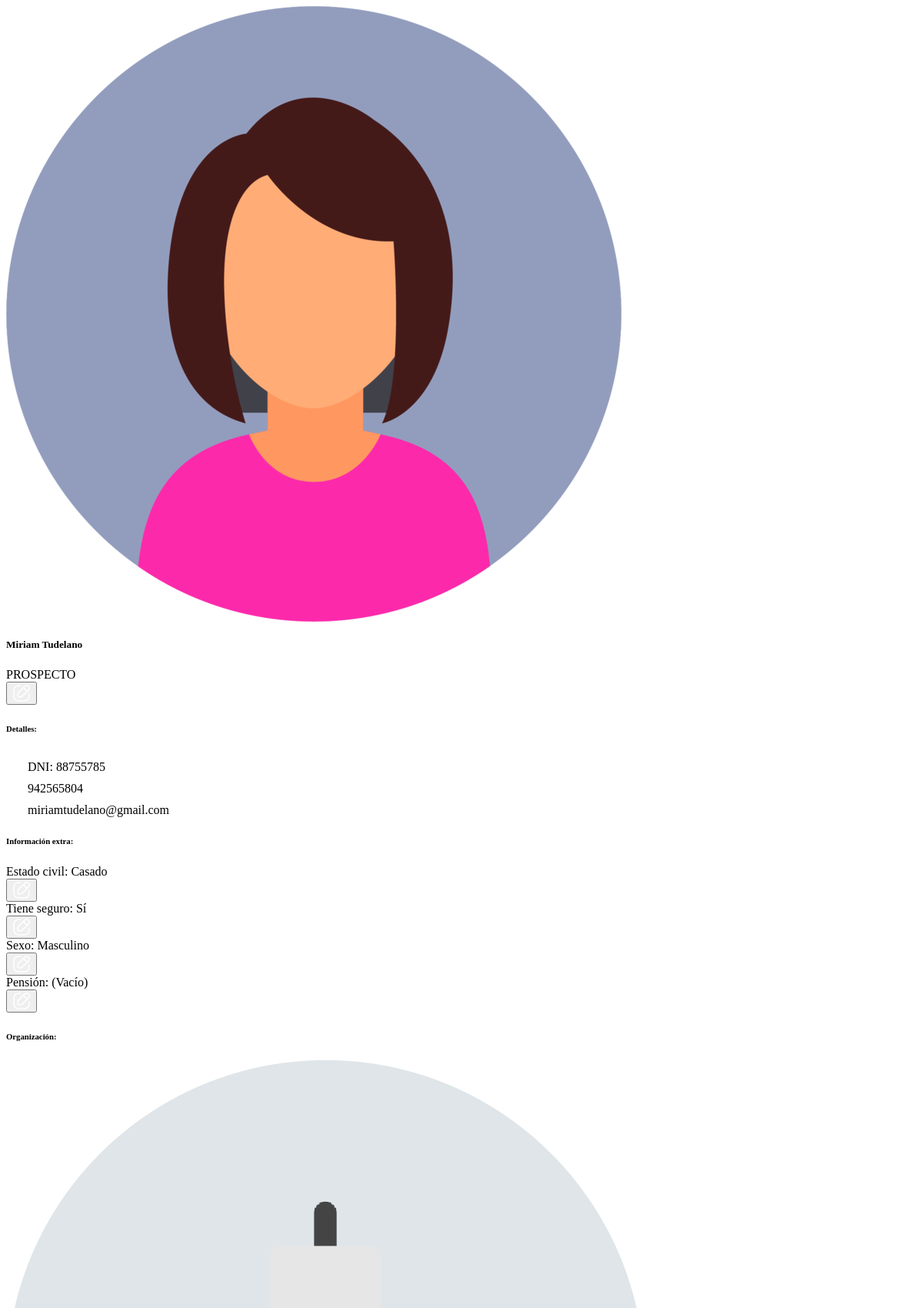
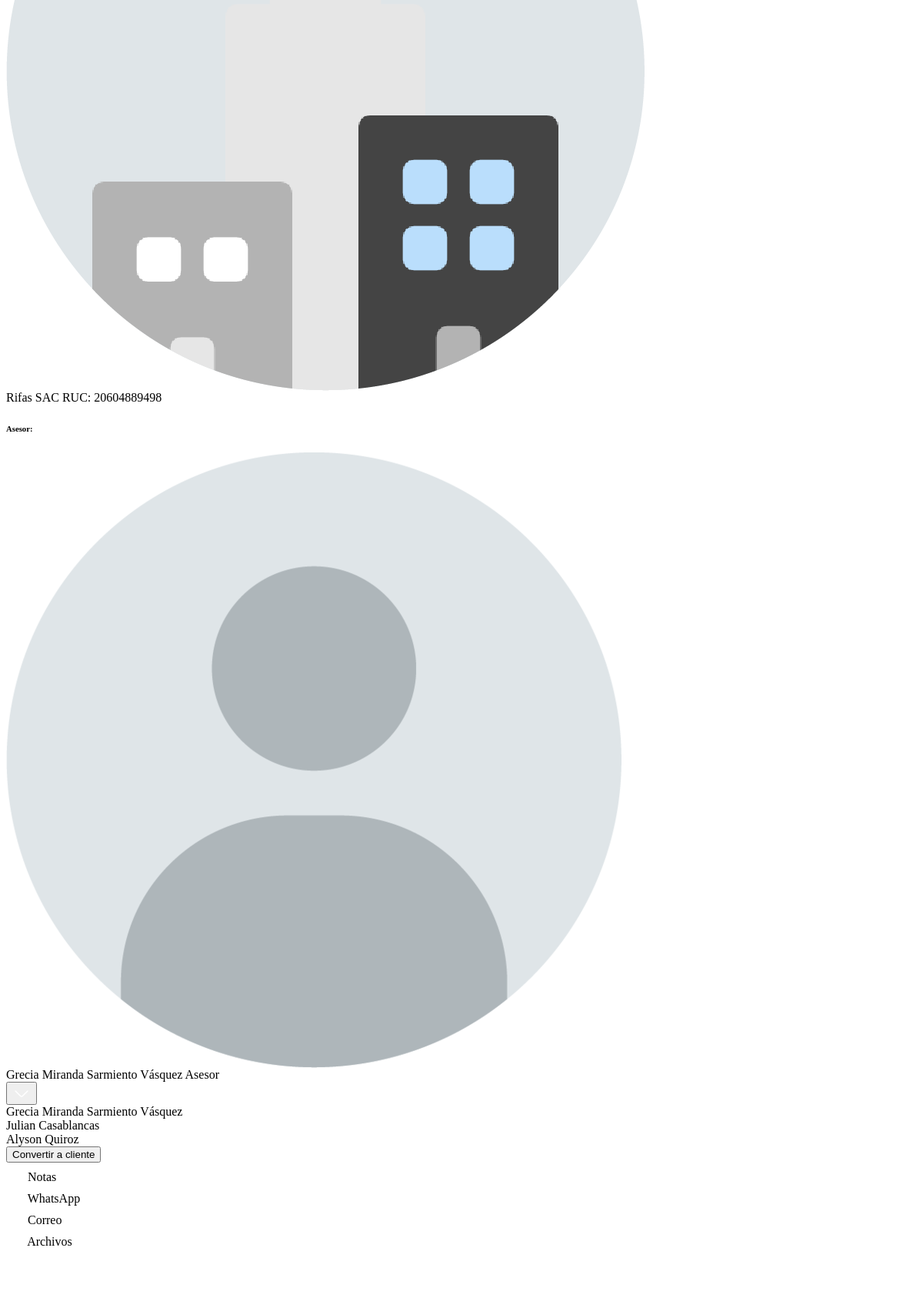
/views/clientes/get.php?id=3 (upper part), run on the app's committed database (2 pictures, top to bottom).
### tables this page shows
CREATE TABLE `clientes` (
  `idcliente` int(11) NOT NULL,
  `nombres` varchar(250) NOT NULL,
  `apellidos` varchar(250) NOT NULL,
  `num_doc` varchar(11) DEFAULT NULL,
  `telefono` int(9) DEFAULT NULL,
  `correo` varchar(250) DEFAULT NULL,
  `fecha_creacion` datetime NOT NULL DEFAULT current_timestamp(),
  `idusuario` int(11) DEFAULT NULL,
  `idestado` int(11) DEFAULT NULL,
  `foto` varchar(1000) DEFAULT NULL,
  `estado_civil` varchar(25) DEFAULT NULL,
  `tiene_seguro` tinyint(1) DEFAULT NULL,
  `sexo` varchar(255) DEFAULT NULL,
  `pensión` varchar(255) DEFAULT NULL
);

CREATE TABLE `estados_clientes` (
  `idestado` int(11) NOT NULL,
  `estado` varchar(50) NOT NULL
);

CREATE TABLE `campos_extra` (
  `idcampo` int(11) NOT NULL,
  `idreferencia` int(11) DEFAULT NULL,
  `tabla` varchar(50) NOT NULL,
  `campo` varchar(50) NOT NULL,
  `nombre` varchar(100) NOT NULL,
  `valor_inicial` text DEFAULT NULL,
  `tipo_dato` enum('texto','numero','booleano','fecha','opciones') DEFAULT 'texto',
  `longitud` int(11) DEFAULT NULL,
  `requerido` tinyint(1) NOT NULL DEFAULT 1,
  `fecha_creacion` timestamp NOT NULL DEFAULT current_timestamp()
);

CREATE TABLE `empresas` (
  `idempresa` int(11) NOT NULL,
  `razon_social` varchar(250) NOT NULL,
  `ruc` varchar(11) DEFAULT NULL,
  `direccion` varchar(250) DEFAULT NULL,
  `direccion_referencia` varchar(250) DEFAULT NULL,
  `foto` varchar(1000) DEFAULT NULL,
  `fecha_creacion` datetime NOT NULL DEFAULT current_timestamp(),
  `idusuario` int(11) DEFAULT NULL,
  `extra` longtext DEFAULT NULL CHECK (json_valid(`extra`))
);

CREATE TABLE `usuarios` (
  `idusuario` int(11) NOT NULL,
  `nombres` varchar(250) NOT NULL,
  `apellidos` varchar(250) NOT NULL,
  `num_doc` varchar(8) NOT NULL,
  `telefono` varchar(9) NOT NULL,
  `correo` varchar(250) NOT NULL,
  `foto` varchar(1000) NOT NULL,
  `usuario` varchar(50) NOT NULL,
  `password` varchar(250) NOT NULL,
  `fecha_creacion` datetime NOT NULL DEFAULT current_timestamp(),
  `idrol` int(11) NOT NULL,
  `idestado` int(11) DEFAULT NULL
);

### views/clientes/get.php (the view, shortened to what the rows shown need)
<?php
require_once __DIR__ . '/../../models/clientes/ClienteModel.php';
require_once __DIR__ . '/../../models/actividades/ActividadModel.php';
require_once __DIR__ . '/../../models/Usuarios/UsuarioModel.php';
require_once __DIR__ . '/../../models/ajustes/AjustesModel.php';
$id = $_GET['id'] ?? null;
$pdo = Database::getConnection();
$model = new ClienteModel($pdo);
$usuarioModel = new UsuarioModel($pdo);
$ajustesModel = new AjustesModel($pdo);
$cliente = null;
$mensaje = '';
if ($id) {
    $cliente = $model->obtenerCliente($id);
}
$usuarios = $usuarioModel->obtenerUsuarios();
$camposExtra = $ajustesModel->obtenerCamposExtraPorTabla(null, "clientes");
?>
<link rel="stylesheet" href="./assets/css/actividad.css">
<?php if (!empty($mensaje)): ?>
    <div class="h-100 w-100 align-items-center d-flex justify-content-center">
        <div class="alert alert-danger"><?= $mensaje ?></div>
    </div>
<?php else: ?>
    <div class="page-content px-4 pt-1 pb-4">
        <div class="d-flex h-100 gap-3">
            <div style="width: 30%;">
                <div class="container-shadow d-flex flex-column justify-content-between gap-3 h-100">
                    <div class="flex-grow-1">
                        <div class="info-container">
                            <div class="d-flex justify-content-between p-3 mb-2">
                                <div class="info-row gap-2">
                                    <img class="user-icon" data-type="cliente" data-id="<?= $cliente['idcliente'] ?>" src="<?= $cliente['foto'] ?>" alt="Foto de <?= $cliente['nombres'] ?>">
                                    <div class="d-flex flex-column">
                                        <h5 class="text-large mb-2"><?= $cliente['nombres'] . ' ' . $cliente['apellidos'] ?></h5>
                                        <?php
                                        $claseChip = 'info';
                                        switch ($cliente['estado']) {
                                            case 'PROSPECTO':
                                                $claseChip = 'warning';
                                                break;
                                        }
                                        ?>
                                        <div class="chip chip-<?= $claseChip ?>"><?= $cliente['estado'] ?? 'SIN ESTADO' ?></div>
                                    </div>
                                </div>
                                <div class="icons-row">
                                    <button class="btn btn-icon bg-light btn-edit" id="btnEditCliente" data-target="modalForm" data-id="<?= $cliente['idcliente'] ?>" data-type="cliente" title="Editar cliente"><?php include('./assets/svg/edit.svg') ?></button>
                                </div>
                            </div>
                        </div>
                        <div class="info-container">
                            <h6 class="fw-bold mb-2">Detalles:</h6>
                            <div class="d-flex flex-column gap-1">
                                <?php if (isset($cliente['num_doc'])): ?>
                                    <div class="info-row">
                                        <span>DNI: </span>
                                        <span><?= $cliente['num_doc'] ?></span>
                                    </div>
                                <?php endif; ?>
                                <?php if (isset($cliente['telefono'])): ?>
                                    <div class="info-row">
                                        <span><?= $cliente['telefono'] ?></span>
                                    </div>
                                <?php endif; ?>
                                <?php if (isset($cliente['correo'])): ?>
                                    <div class="info-row">
                                        <span><?= $cliente['correo'] ?></span>
                                    </div>
                                <?php endif; ?>
                            </div>
                        </div>
                        <?php if (!empty($camposExtra)): ?>
                            <div class="info-container">
                                <h6 class="fw-bold mb-2">Información extra:</h6>
                                <div class="d-flex flex-column">
                                    <?php foreach ($camposExtra as $campo): ?>
                                        <?php
                                        $valor = isset($cliente[$campo['campo']])
                                            ? $cliente[$campo['campo']]
                                            : null;
                                        switch ($campo['tipo_dato']) {
                                            case 'booleano':
                                                $valorFormateado = $valor
                                                    ? 'Sí'
                                                    : 'No';
                                                break;
                                            case 'opciones':
                                                $opciones = $campo['valor_inicial'] ?? [];
                                                $valorFormateado = in_array($valor, $opciones)
                                                    ? $valor
                                                    : '(Vacío)';
                                                break;
                                        }
                                        ?>
                                        <div class="edicion-grupo">
                                            <div class="info-row row-editable"
                                                data-element="extra_<?= $campo['campo'] ?>"
                                                data-campo='<?= json_encode($campo) ?>'
                                                data-source="clientes"
                                                data-action="actualizar"
                                                data-id="<?= $cliente['idcliente'] ?>">
                                                <span class="fw-bold"><?= htmlspecialchars($campo['nombre']) ?>:</span>
                                                <span id="extra_<?= $campo['campo'] ?>"><?= $valorFormateado ?></span>
                                            </div>
                                            <button class="btn btn-icon sm border btn-edit-info">
                                            </button>
                                        </div>
                                    <?php endforeach; ?>
                                </div>
                            </div>
                        <?php endif; ?>
                        <div class="info-container">
                            <h6 class="fw-bold mb-2">Organización:</h6>
                            <?php if (isset($cliente['correo'])): ?>
                                <div class="info-row">
                                    <img class="user-icon sm clickable" data-type="empresa" data-id="<?= $cliente['idempresa'] ?>" src="<?= $cliente['empresa_foto'] ?>" alt="Foto de <?= $cliente['empresa_nombre'] ?>">
                                    <div class="d-flex flex-column">
                                        <span class="user-link clickable" data-type="empresa" data-id="<?= $cliente['idempresa'] ?>"><?= $cliente['empresa_nombre'] ?></span>
                                        <span class="text-small">RUC: <?= $cliente['empresa_ruc'] ?></span>
                                    </div>
                                </div>
                            <?php else: ?>
                                <span class="text-primary clickable btn-edit" data-id="<?= $cliente['idcliente'] ?>" data-type="empresa" data-target="inlineForm">Agregar organización</span>
                            <?php endif; ?>
                        </div>
                        <div class="info-container">
                            <h6 class="fw-bold mb-2">Asesor:</h6>
                            <div class="busqueda-grupo">
                                <div class="info-row gap-3 py-1 px-2" id="usuarioActual">
                                    <div class="info-row">
                                        <img id="usuarioActualFoto" class="user-icon sm" src="<?= $cliente['usuario_foto'] ?>" alt="Foto de <?= $cliente['usuario'] ?>">
                                        <div class="d-flex flex-column">
                                            <span id="usuarioActualNombre"><?= $cliente['usuario'] ?></span>
                                            <span class="text-small">Asesor</span>
                                        </div>
                                    </div>
                                    <button class="btn btn-icon sm">
                                    </button>
                                </div>
                                <div class="resultados-busqueda" data-parent="usuarioActual" style="top: 3rem;">
                                    <?php foreach ($usuarios as $usuario): ?>
                                        <div class="resultado-item usuario-item <?= $cliente['idusuario'] === $usuario['idusuario'] ? 'selected' : '' ?>" data-id="<?= $usuario['idusuario'] ?>" data-value="<?= $usuario['nombres'] . ' ' . $usuario['apellidos'] ?>"><?= $usuario['nombres'] . ' ' . $usuario['apellidos'] ?></div>
                                    <?php endforeach; ?>
                                </div>
                            </div>
                        </div>
                    </div>
                    <?php if ($cliente['estado'] === 'PROSPECTO'): ?>
                        <div class="d-flex justify-content-end">
                            <button class="btn btn-default bg-accent" id="btnConvertirCliente">Convertir a cliente</button>
                        </div>
                    <?php endif; ?>
                </div>
            </div>
            <div style="width: 70%;">
                <div class="container-shadow h-100">
                    <div class="tabs-container">
                        <div class="tab-item selected" data-value="notas">
                            <span>Notas</span>
                        </div>
                        <div class="tab-item" data-value="whatsapp">
                            <span>WhatsApp</span>
                        </div>
                        <div class="tab-item" data-value="correo">
                            <span>Correo</span>
                        </div>
                        <div class="tab-item" data-value="archivos">
                            <span>Archivos</span>
                        </div>
                    </div>
                    <div class="p-2" style="max-height: 100%; overflow-y: auto;">
                        <div class="mb-3">
                            <div id="tabContainer" class="py-3" style="height: 310px; overflow-y: auto;">
                            </div>
                        </div>
                    </div>
                </div>
            </div>
        </div>
    </div>
<?php endif; ?>

### data on the page
clientes: foto (picture), nombres "Miriam", apellidos "Tudelano", idestado.estado "PROSPECTO", num_doc "88755785", telefono "942565804", correo "miriamtudelano@gmail.com", empresas.foto (placeholder picture), empresas.razon_social "Rifas SAC", empresas.ruc "20604889498", idusuario.foto (placeholder picture)
campos_extra: nombre "Estado civil", campo.estado_civil "Casado"
campos_extra: nombre "Tiene seguro", campo.tiene_seguro "Sí"
campos_extra: nombre "Sexo", campo.sexo "Masculino"
campos_extra: nombre "Pensión", valorFormateado "(Vacío)"
usuarios: nombres "Grecia Miranda", apellidos "Sarmiento Vásquez"
usuarios: nombres "Julian", apellidos "Casablancas"
usuarios: nombres "Alyson", apellidos "Quiroz"

### other printed values
$cliente['usuario'] "Grecia Miranda Sarmiento Vásquez"
